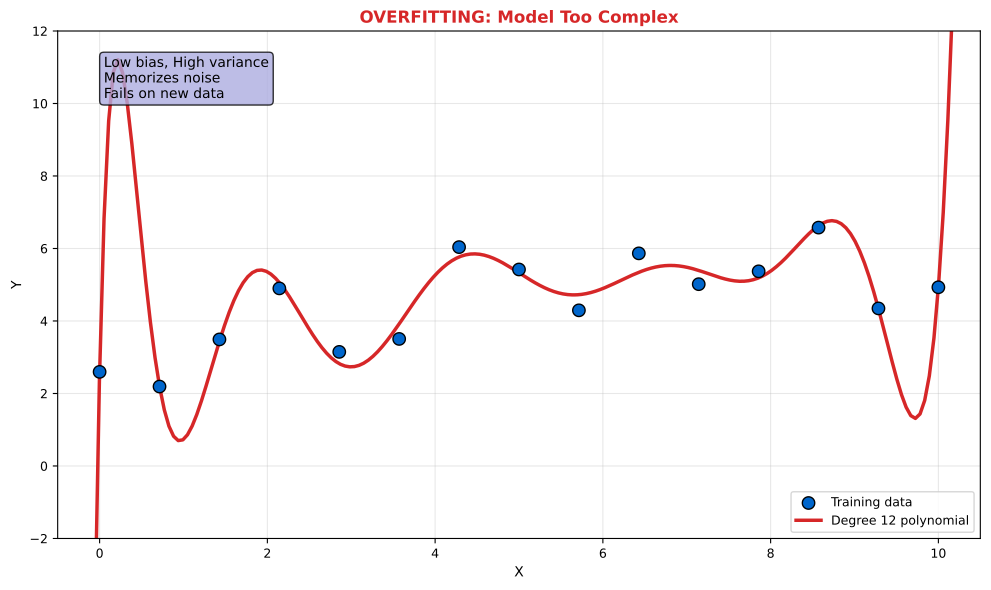

Here is the Python script that generated this plot:
"""Overfitting - Model Too Complex"""
import matplotlib.pyplot as plt
import numpy as np
from pathlib import Path

plt.rcParams.update({
    'font.size': 10,
    'axes.labelsize': 10,
    'axes.titlesize': 11,
    'xtick.labelsize': 9,
    'ytick.labelsize': 9,
    'legend.fontsize': 9,
    'figure.figsize': (10, 6),
    'figure.dpi': 150
})

MLPURPLE = '#3333B2'
MLLAVENDER = '#ADADE0'
MLBLUE = '#0066CC'
MLORANGE = '#FF7F0E'
MLGREEN = '#2CA02C'
MLRED = '#D62728'

np.random.seed(42)

fig, ax = plt.subplots(figsize=(10, 6))


# Generate simple data with noise
n = 15
x = np.linspace(0, 10, n)
y_true = 2 + 0.5 * x
y = y_true + np.random.normal(0, 1.2, n)
x_plot = np.linspace(-0.5, 10.5, 200)

ax.scatter(x, y, c=MLBLUE, s=80, edgecolors='black', zorder=5, label='Training data')

degree = 12
coeffs = np.polyfit(x, y, degree)
y_overfit = np.polyval(coeffs, x_plot)
y_overfit = np.clip(y_overfit, -5, 15)

ax.plot(x_plot, y_overfit, color=MLRED, linewidth=2.5, label=f'Degree {degree} polynomial')

ax.set_title('OVERFITTING: Model Too Complex', fontsize=12, fontweight='bold', color=MLRED)
ax.set_xlabel('X', fontsize=10)
ax.set_ylabel('Y', fontsize=10)
ax.legend(fontsize=9)
ax.grid(alpha=0.3)
ax.set_xlim(-0.5, 10.5)
ax.set_ylim(-2, 12)
ax.text(0.05, 0.95, 'Low bias, High variance\nMemorizes noise\nFails on new data',
        transform=ax.transAxes, fontsize=10, va='top',
        bbox=dict(boxstyle='round', facecolor=MLLAVENDER, alpha=0.8))


plt.tight_layout()
plt.savefig(Path(__file__).parent / 'chart.pdf', dpi=300, bbox_inches='tight')
plt.close()
